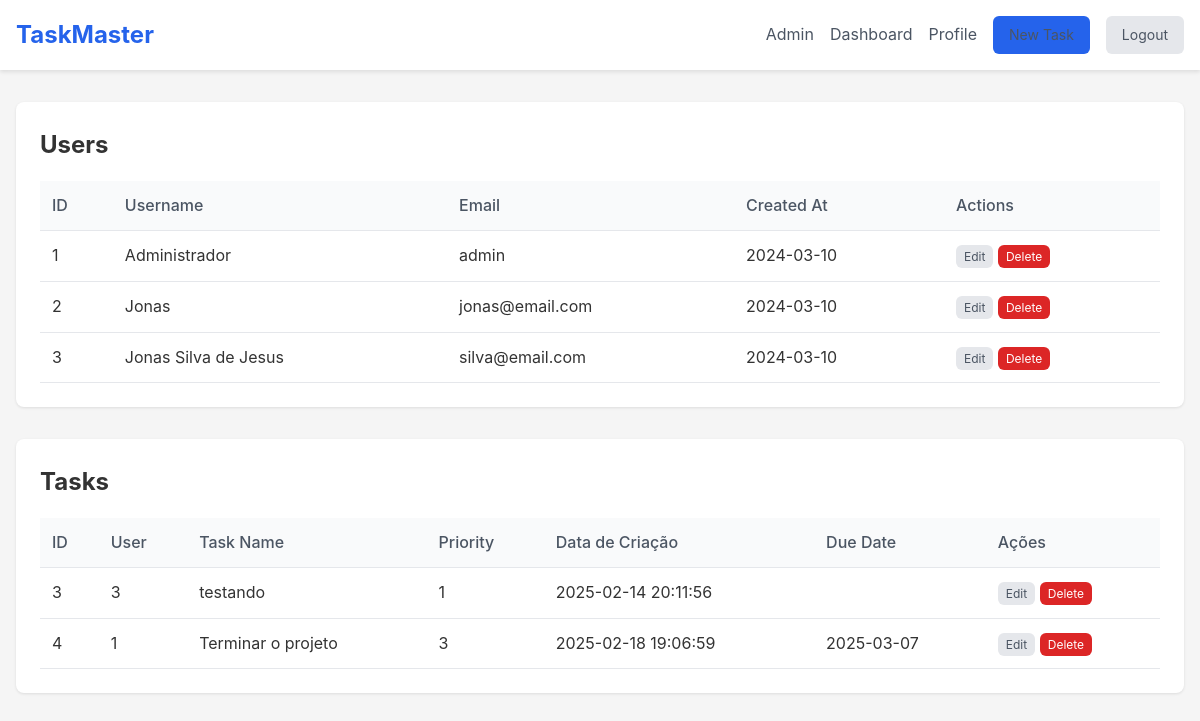
Page /admin (signed in) on the earlier database version.
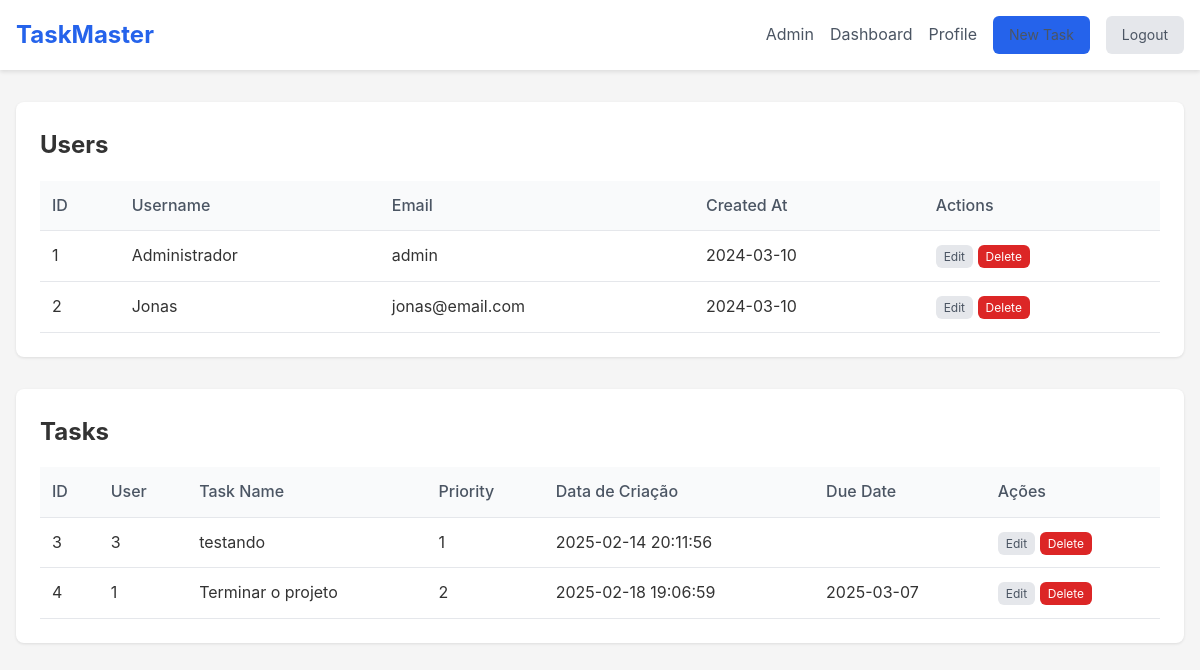
Same page on the later database version.
### tables this page shows
CREATE TABLE users (
        id INTEGER PRIMARY KEY,
        name VARCHAR(100) NOT NULL,
        email VARCHAR(100) NOT NULL UNIQUE,
        password VARCHAR(255) NOT NULL,
        role TEXT CHECK(role IN ('admin', 'user')) DEFAULT 'user'
    );

CREATE TABLE tasks (
        id INTEGER PRIMARY KEY,
        user_id INTEGER NOT NULL,
        name TEXT NOT NULL,
        description TEXT NOT NULL,
        created_at TEXT DEFAULT CURRENT_TIMESTAMP NOT NULL,
        due_date DATE,
        priority INTEGER CHECK(priority BETWEEN 1 AND 3),
        category TEXT CHECK(category IN ('Trabalho', 'Pessoal', 'Estudo', 'Lazer', 'Casa', 'Saude')),
        completed INTEGER DEFAULT 0,
        FOREIGN KEY (user_id) REFERENCES users(id)
    );

### config/routes.php (called while the page is built, shortened)
<?php
return [
    'GET|/' => [TaskController::class, 'dashboardPage'],
    'GET|/home' => [TaskController::class, 'homePage'],
    'GET|/admin' => [TaskController::class, 'adminPage'],
    'GET|/tarefas' => [TaskController::class, 'userTaskPage'],
    'GET|/edit-task' => [TaskController::class, 'taskForm'],
    'GET|/delete-task' => [TaskController::class, 'deleteTask'],
    'GET|/cadastro' => [UserController::class, 'userCadForm'],
    'GET|/login' => [UserController::class, 'userLoginForm'],
    'GET|/profile' => [UserController::class, 'updatePage'],
    'GET|/edit-pwd' => [UserController::class, 'updatePWDForm'],
    'GET|/delete-user' => [UserController::class, 'deleteUser'],
    'GET|/logout' => [AuthController::class, 'logout'],
    'POST|/tarefas' => [TaskController::class, 'addTask'],
    'POST|/edit-task' => [TaskController::class, 'updateTask'],
    'POST|/cadastro' => [AuthController::class, 'addUser'],
    'POST|/login' => [AuthController::class, 'login'],
    'POST|/profile' => [UserController::class, 'updateUser'],
    'POST|/edit-pwd' => [UserController::class, 'updatePWD']
];

### src/Controller/TaskController.php (called while the page is built, shortened)
<?php
class TaskController
{
    private TaskRepository $taskRepository;
    private UserRepository $userRepository;
    public function __construct(array $repository)
    {
        $this->taskRepository = $repository['task'];
        $this->userRepository = $repository['user'];
    }
    public function adminPage(): void
    {
        $users = $this->userRepository->all();
        $tasks = $this->taskRepository->all();
        require_once __DIR__ . "/../../view/admin.php";
    }
}

### src/Repository/UserRepository.php (called while the page is built, shortened)
<?php
class UserRepository
{
    private PDO $pdo;
    public function __construct(PDO $pdo)
    {
        $this->pdo = $pdo;
    }
    public function all(): array
    {
        $stmt = $this->pdo->query(
            'SELECT * FROM users'
        );
        $users = $stmt->fetchAll(PDO::FETCH_ASSOC);
        return array_map($this->hydrateUser(...), $users);
    }
    private function hydrateUser(array $data): User
    {
        $user = new User($data['name'], $data['email'],  $data['role']);
        $user->setId($data['id']);
        $user->setPassword($data['password']);
        return $user;
    }
}

### src/Entity/User.php (called while the page is built, shortened)
<?php
class User
{
    private int $id;
    public function __construct(string $name, string $email, ?string $role = null)
    {
        $this->name = $name;
        $this->email = $email;
    }
    public function setId(int $id): void
    {
        $this->id = $id;
    }
    public function getId(): int
    {
        return $this->id;
    }
}

### src/Repository/TaskRepository.php (called while the page is built, shortened)
<?php
class TaskRepository
{
    private PDO $pdo;
    public function __construct(PDO $pdo)
    {
        $this->pdo = $pdo;
    }
    public function all(int|null $id = null): array
    {
        $idUser = $id !== null ? 'WHERE user_id = :id' : '';
        $stmt = $this->pdo->query(
            "SELECT * FROM tasks $idUser;"
        );
        $tasks = $stmt->fetchAll(PDO::FETCH_ASSOC);
        return array_map($this->hydrate(...),$tasks);
    }
    private function hydrate(array $data): Task
    {
        $task = new Task($data['name'], $data['description'], $data['priority'], $data['category']);
        $task->setId($data['id']);
        $task->setUserId($data['user_id']);
        $task->setCreated_at($data['created_at']);
        $task->setDueDate($data['due_date']);
        return $task;
    }
}

### src/Entity/Task.php (called while the page is built, shortened)
<?php
class Task
{
    private int $id;
    public function __construct(string $name, string $description, int $priority, string $category)
    {
        $this->name = $name;
        $this->priority = $priority;
    }
    public function setId(int $id): void
    {
        $this->id = $id;
    }
    public function getId(): int
    {
        return $this->id;
    }
    public function setUserId(int $userId): void
    {
        $this->user_id = $userId;
    }
    public function setCreated_at(string $date): void
    {
        $this->created_at = $date;
    }
    public function setDueDate(string $due_date): void
    {
        $this->due_date = $due_date;
    }
}

### view/admin.php (the view)
    <?php require_once 'Includes/header.php'; ?>
    <main class="admin-dashboard">
        <section class="admin-section">
            <h2>Users</h2>
            <table class="admin-table">
                <thead>
                    <tr>
                        <th>ID</th>
                        <th>Username</th>
                        <th>Email</th>
                        <th>Created At</th>
                        <th>Actions</th>
                    </tr>
                </thead>
                <?php foreach($users as $user): ?>
                <tbody>
                    <tr>
                        <td><?= $user->getId(); ?></td>
                        <td><?= $user->name; ?></td>
                        <td><?= $user->email; ?></td>
                        <td>2024-03-10</td>
                        <td>
                            <a class="btn-secondary btn-small" href="/profile?id=<?= $user->getId() ?>">Edit</a>
                            <a href="/delete-user?id=<?= $user->getId(); ?>" class="btn-danger btn-small">Delete</a>
                        </td>
                    </tr>
                </tbody>
                <?php endforeach; ?>
            </table>
        </section>
        <section class="admin-section">
            <h2>Tasks</h2>
            <table class="admin-table">
                <thead>
                    <tr>
                        <th>ID</th>
                        <th>User</th>
                        <th>Task Name</th>
                        <th>Priority</th>
                        <th>Data de Criação</th>
                        <th>Due Date</th>
                        <th>Ações</th>
                    </tr>
                </thead>
                <tbody>
                    <?php foreach ($tasks as $task): ?>
                    <tr>
                        <td><?= $task->getId(); ?></td>
                        <td><?= $task->user_id; ?></td>
                        <td><?= $task->name; ?></td>
                        <td><span class="priority-low"><?= $task->priority; ?></span></td>
                        <td><?= $task->created_at; ?></td>
                        <td><?= $task->due_date; ?></td>
                        <td>
                            <a class="btn-secondary btn-small" href="/edit-task?id=<?= $task->getId() ?>">Edit</a>
                            <a href="/delete-task?id=<?= $task->getId(); ?>" class="btn-danger btn-small">Delete</a>
                        </td>
                    </tr>
                    <?php endforeach; ?>
                </tbody>
            </table>
        </section>
    </main>
</body>
</html>

### public/index.php (shortened to what this page needs)
<?php
$dbPath = __DIR__ . '/../db.sqlite';
$pdo = new PDO("sqlite:$dbPath");
$routes = require_once __DIR__ . '/../config/routes.php';
$method = $_SERVER['REQUEST_METHOD'];
$path = $_SERVER['PATH_INFO'] ?? '/';
$routesKey = "$method|$path";
$userRepository = new UserRepository($pdo);
$taskRepository = new TaskRepository($pdo);
$dependencies = [
    'task' => $taskRepository,
    'user' => $userRepository
];
if (array_key_exists($routesKey, $routes)){
    [$class, $method] = $routes[$routesKey];
    $controller = new $class($dependencies);
    $controller->$method();
} else {
    http_response_code(404);
}

### view/Includes/header.php (shortened to what this page needs)
<!DOCTYPE html>
<html lang="en">
<head>
    <link rel="stylesheet" href="/css/styles.css">
</head>
<body>
    <header>
        <nav>
            <a href="/home" class="logo" style="text-decoration: none;">TaskMaster</a>
            <div class="nav-links">
                <a href="/admin">Admin</a>
                <a href="/" >Dashboard</a>
                <a href="/profile?id=<?= $_SESSION['id']; ?>">Profile</a>
                <a href="/tarefas" class="btn-primary">New Task</a>
                <a href="/logout" class="btn-secondary">Logout</a>
            </div>
        </nav>
    </header>

### public/css/styles.css (style rules this page uses)
* { margin: 0; padding: 0; box-sizing: border-box; }
body { font-family: -apple-system, BlinkMacSystemFont, 'Segoe UI', Roboto, Oxygen, Ubuntu, Cantarell, sans-serif; line-height: 1.6; color: #333; background-color: #f5f5f5; }
header { background-color: white; box-shadow: 0 2px 4px rgba(0,0,0,0.1); }
nav { max-width: 1200px; margin: 0 auto; padding: 1rem; display: flex; justify-content: space-between; align-items: center; }
.logo { font-size: 1.5rem; font-weight: bold; color: #2563eb; }
.nav-links { display: flex; gap: 1rem; align-items: center; }
.nav-links a { text-decoration: none; color: #4b5563; }
.btn-primary { background-color: #2563eb; color: white; padding: 0.5rem 1rem; border-radius: 0.375rem; text-decoration: none; border: none; cursor: pointer; font-size: 0.875rem; }
.btn-secondary { background-color: #e5e7eb; color: #4b5563; padding: 0.5rem 1rem; border-radius: 0.375rem; text-decoration: none; border: none; cursor: pointer; font-size: 0.875rem; }
.btn-danger { background-color: #dc2626; color: white; padding: 0.5rem 1rem; border-radius: 0.375rem; text-decoration: none; border: none; cursor: pointer; font-size: 0.875rem; }
.btn-small { padding: 0.25rem 0.5rem; font-size: 0.75rem; }
.admin-dashboard { max-width: 1200px; margin: 2rem auto; padding: 0 1rem; }
.admin-section { background: white; padding: 1.5rem; border-radius: 0.5rem; box-shadow: 0 1px 3px rgba(0,0,0,0.1); margin-bottom: 2rem; }
.admin-table { width: 100%; border-collapse: collapse; margin-top: 1rem; }
.admin-table th, .admin-table td { padding: 0.75rem; text-align: left; border-bottom: 1px solid #e5e7eb; }
.admin-table th { background-color: #f9fafb; font-weight: 500; color: #4b5563; }

Differences in the rows shown:
removed users: id "3", name "Jonas Silva de Jesus", email "silva@email.com"
changed tasks "Terminar o projeto": priority "3" → "2"
